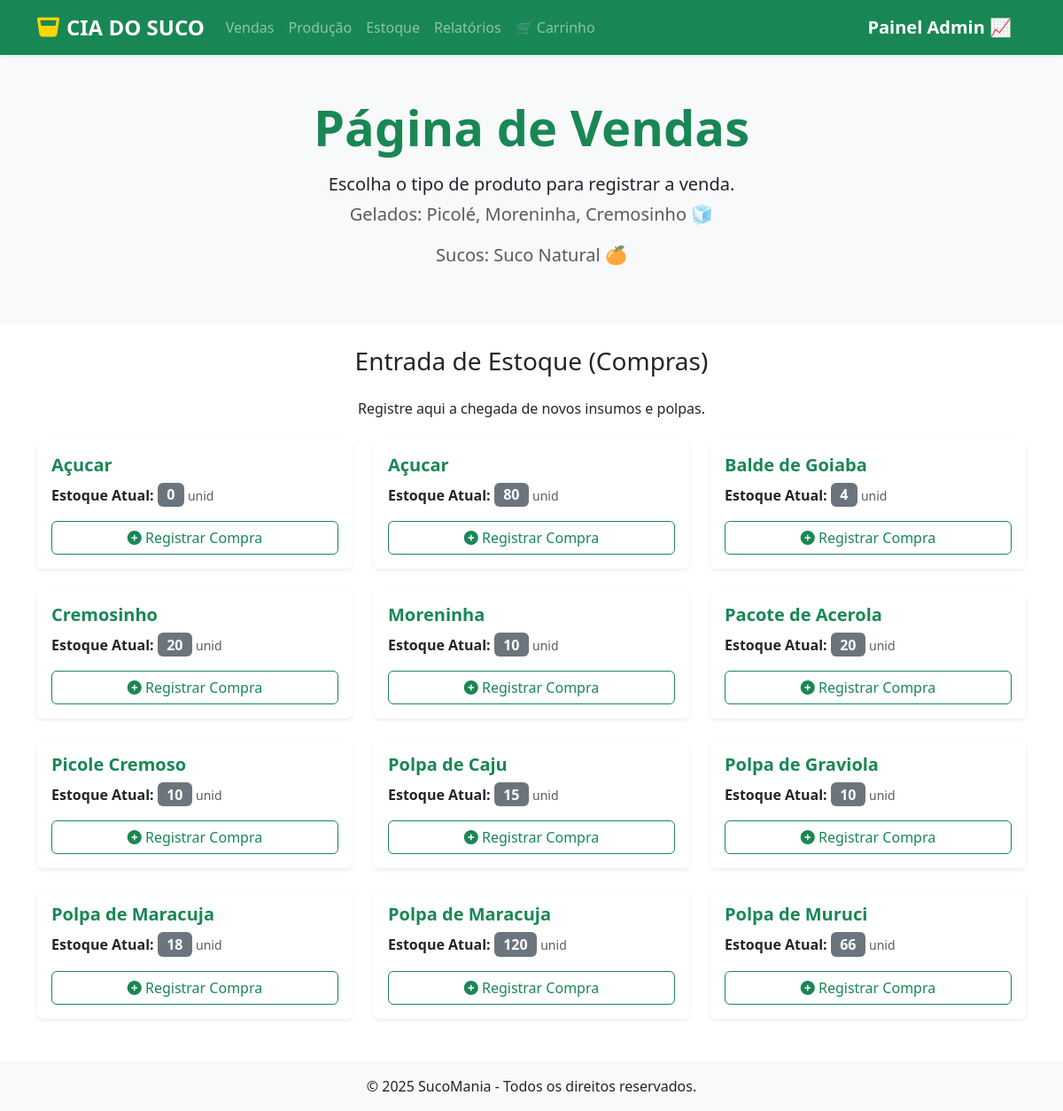
The page /estoque/ on the database as committed earlier.
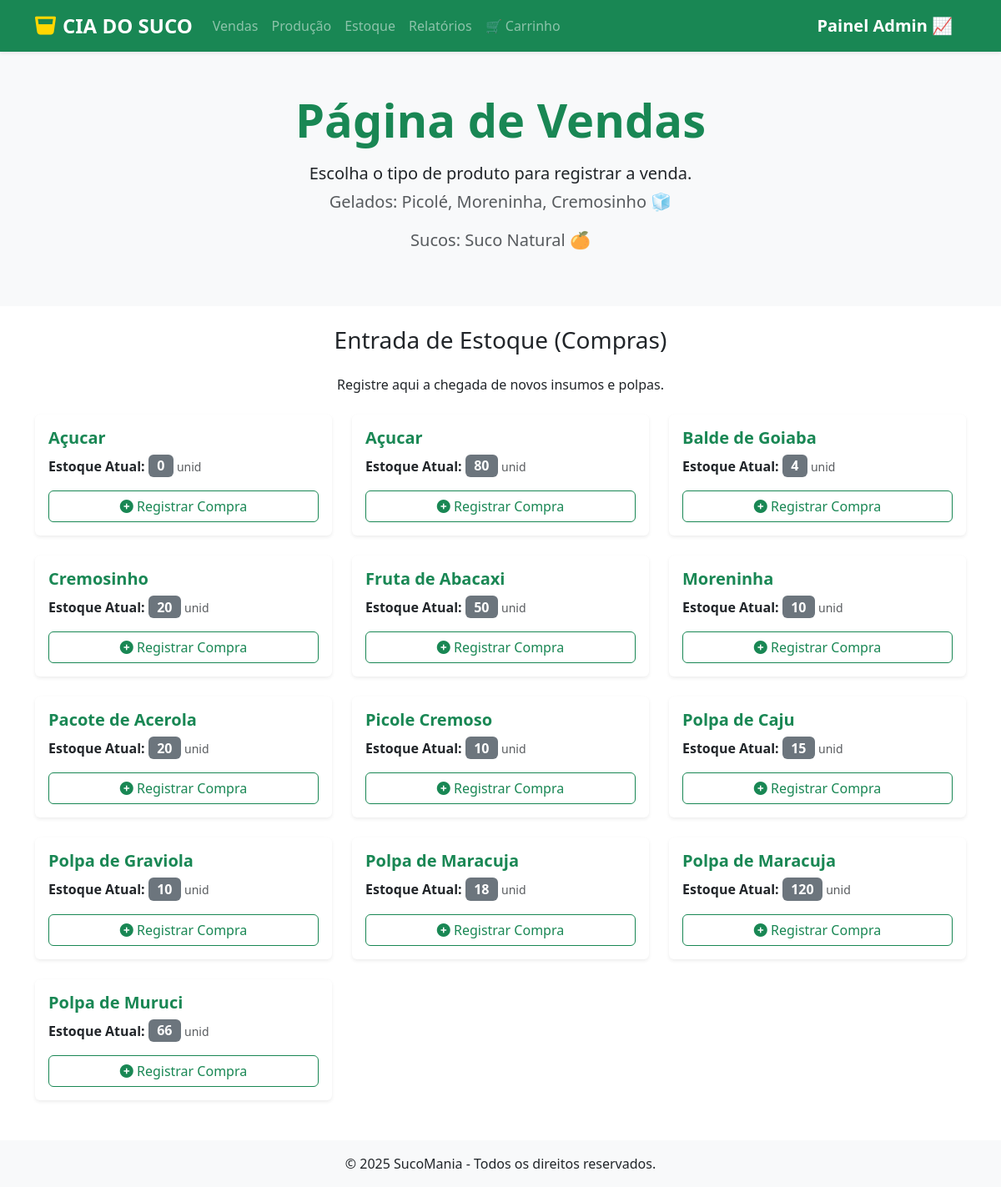
The same page on the database as committed later.
### sucos/models.py (models this page shows, shortened)
class Ingredient(models.Model):
    category_ingredient = models.ForeignKey('CategoryIngredient', on_delete= models.PROTECT, related_name='ingredientes', verbose_name='Categoria')
    quantity = models.DecimalField(max_digits=10,decimal_places=2,default=0.00,verbose_name='Quantidade em Estoque')
    price = models.DecimalField(max_digits=10, decimal_places=2, verbose_name='Preço')
    is_active = models.BooleanField(default=True, verbose_name='Ativo')
    description = models.TextField(null=True, blank=True, verbose_name='Descrição')
    created_at = models.DateTimeField(auto_now_add=True, verbose_name='Criado em')
    updated_at = models.DateTimeField(auto_now=True, verbose_name='Atualizado em')
    class Meta:
        ordering = ['category_ingredient']
        verbose_name = 'Ingrediente'
        verbose_name_plural = 'Ingredientes'

class CategoryIngredient(models.Model):
    name = models.CharField(max_length=100, verbose_name='Nome')
    is_active = models.BooleanField(default=True, verbose_name='Ativo')
    description = models.TextField(null=True, blank=True, verbose_name='Descrição')
    created_at = models.DateTimeField(auto_now_add=True, verbose_name='Criado em')
    updated_at = models.DateTimeField(auto_now=True, verbose_name='Atualizado em')
    class Meta:
        ordering = ['name']
        verbose_name = 'Categoria de Ingrediente'

### sucos/views.py (the view)
# urls.py: path('estoque/', listar_compras_ingredientes, name='estoque'),
def listar_compras_ingredientes(request):
    ingredientes = Ingredient.objects.all().order_by('category_ingredient__name')
    return render(request, 'estoque/estoque.html', {'ingredientes': ingredientes})

### sucos/templates/estoque/estoque.html (shortened to what this page needs)
{% extends 'venda.html' %}
{% load static %}
{% block conteudo %}
<div class="container my-4">
    <h3 class="text-center mb-4">Entrada de Estoque (Compras)</h3>
    <p class="text-center mb-4">Registre aqui a chegada de novos insumos e polpas.</p>
    {% if ingredientes %}
        <div class="row">
            {% for item in ingredientes %}
            <div class="col-lg-4 col-md-6 mb-4">
                <div class="card shadow-sm border-0">
                    <div class="card-body">
                        <h5 class="card-title text-success fw-bold">{{ item.category_ingredient.name }}</h5>
                        <p class="card-text">
                            <strong>Estoque Atual:</strong>
                            <span id="estoque-{{ item.id }}" class="badge bg-secondary" style="font-size: 1em;">
                                {{ item.quantity|floatformat }}
                            </span>
                            <small class="text-muted">unid</small>
                        </p>
                        <button type="button" class="btn btn-outline-success w-100" onclick="mostrarForm({{ item.id }})">
                            <i class="fas fa-plus-circle"></i> Registrar Compra
                        </button>
                    </div>
                </div>
            </div>
            {% endfor %}
        </div>
    {% else %}
        <p class="text-center">Nenhum ingrediente cadastrado.</p>
    {% endif %}
</div>
{% endblock %}

Rows that differ between the two databases and show on the page:
added Ingredient: category_ingredient.name "Fruta de Abacaxi", quantity "50"
